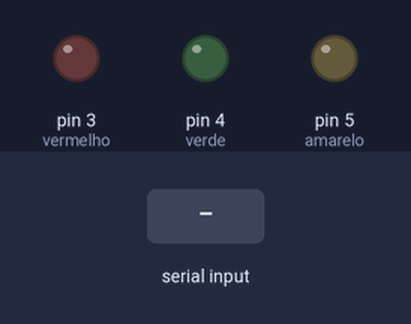
This sketch was run on a simulated Arduino Uno, built with avr-gcc and run on an emulated ATmega328P. Shown: output pins drawn as LEDs (lit = HIGH). The inputs (shaded band) are chosen by the test bench.

Above: at 1.2 s.
1.3 s: "R" received over Serial
At 2.7 s:
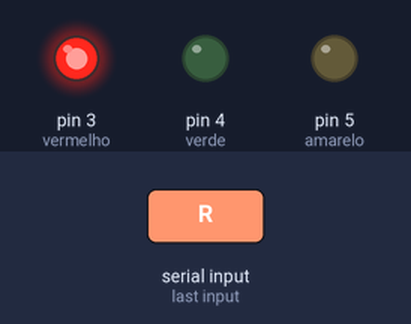
3.8 s: "G" received over Serial
At 5.8 s:
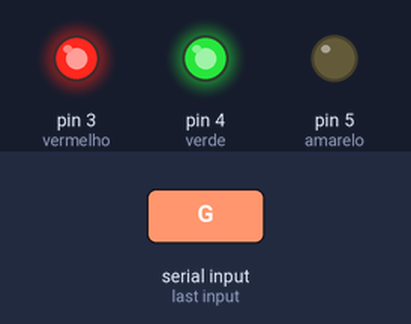
6.3 s: "Y" received over Serial
At 7.7 s:
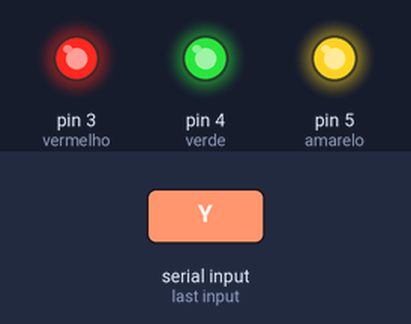
8.8 s: "R" received over Serial
At 10.8 s:
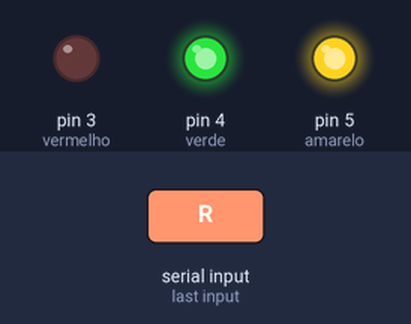
11.3 s: "G" received over Serial
At 12.7 s:
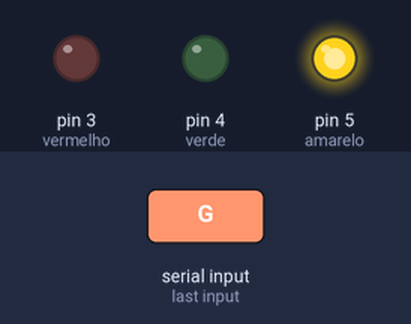
Timing chart, 0 to 14.3 s (numbered marks = the images above; inputs shaded):
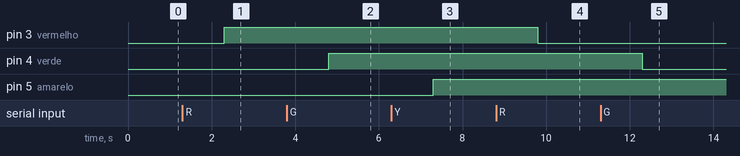

The sketch:

Ex3.ino
```cpp
int vermelho = 3;
int verde = 4;
int amarelo = 5;
bool aux1 = 0, aux2 = 0, aux3 = 0;

void setup()
{
    Serial.begin(9600);
    pinMode(vermelho, OUTPUT);
    pinMode(verde, OUTPUT);
    pinMode(amarelo, OUTPUT);
}

void loop()
{
    if (Serial.available() > 0)
    {
        String letter = Serial.readString();

        if (letter == "R" && aux1 == 0)
        {
            digitalWrite(vermelho, 1);
            aux1 = 1;
        } else if (letter == "R" && aux1 == 1) {
            digitalWrite(vermelho, 0);
            aux1 = 0;
        }

        if (letter == "G" && aux2 == 0)
        {
            digitalWrite(verde, 1);
            aux2 = 1;
        } else if (letter == "G" && aux2 == 1) {
            digitalWrite(verde, 0);
            aux2 = 0;
        }

        if (letter == "Y" && aux3 == 0)
        {
            digitalWrite(amarelo, 1);
            aux3 = 1;
        } else if (letter == "Y" && aux3 == 1) {
            digitalWrite(amarelo, 0);
            aux3 = 0;
        }
    }
}
```

Measured:
- after the input at 1.3 s, pin 3 (vermelho): LOW → HIGH after 1.0 s
- after the input at 3.8 s, pin 4 (verde): LOW → HIGH after 1.0 s
- after the input at 6.3 s, pin 5 (amarelo): LOW → HIGH after 1.0 s
- after the input at 8.8 s, pin 3 (vermelho): HIGH → LOW after 1.0 s
- after the input at 11.3 s, pin 4 (verde): HIGH → LOW after 1.0 s
